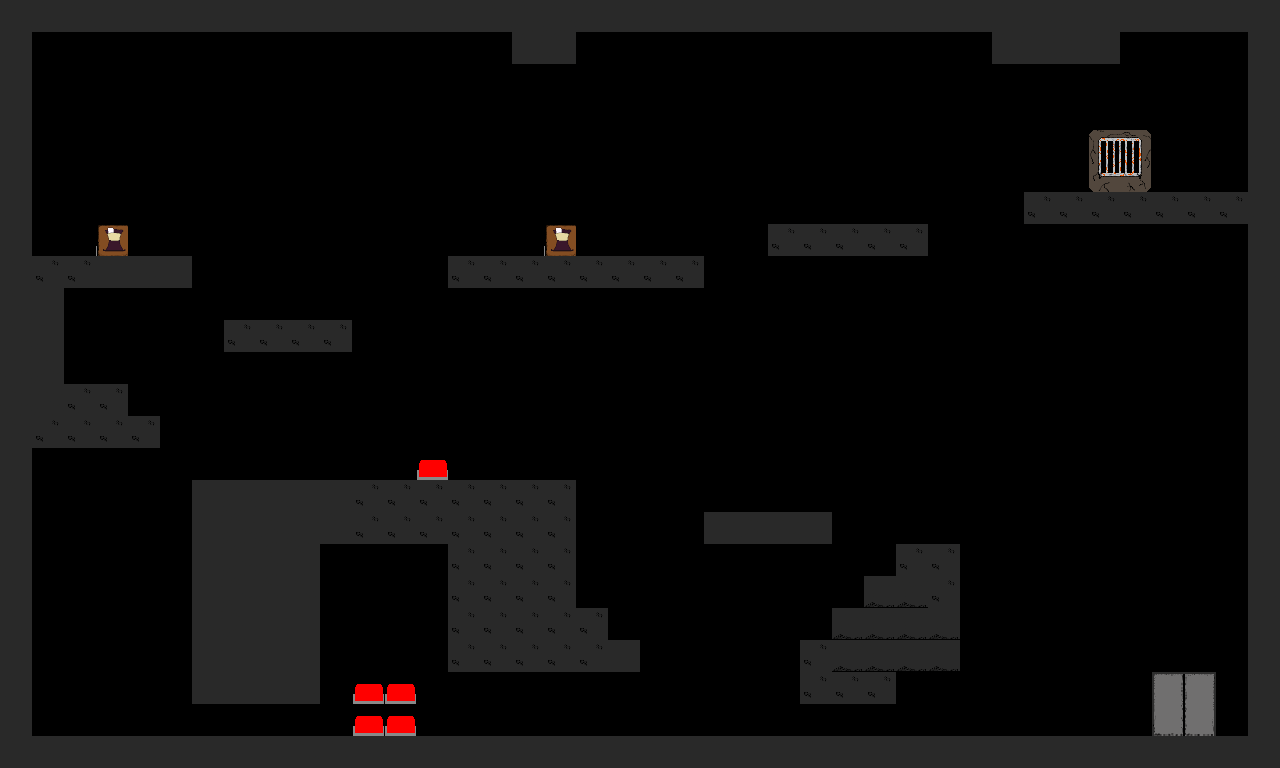

The image is a tile-based game level rendered from a .tmx file. Its description and source (layers, tilesets, objects; grid data summarised) follow:
An orthogonal 40x24 tile map with 32x32 px tiles, 1 tile layer (Tile Layer 1).

<map version="1.2" tiledversion="1.3.4" orientation="orthogonal" renderorder="right-down" width="40" height="24" tilewidth="32" tileheight="32" infinite="0" nextlayerid="2" nextobjectid="1">
 <tileset firstgid="1" name="Tileset2" tilewidth="32" tileheight="32" tilecount="35" columns="7">
  <image source="../Old Assets/spritesheet1.png" width="224" height="161" />
 </tileset>
 <layer id="1" name="Tile Layer 1" width="40" height="24">
  <data>[960 cells, 270 non-empty, 14 distinct tile ids]</data>
 </layer>
</map>
